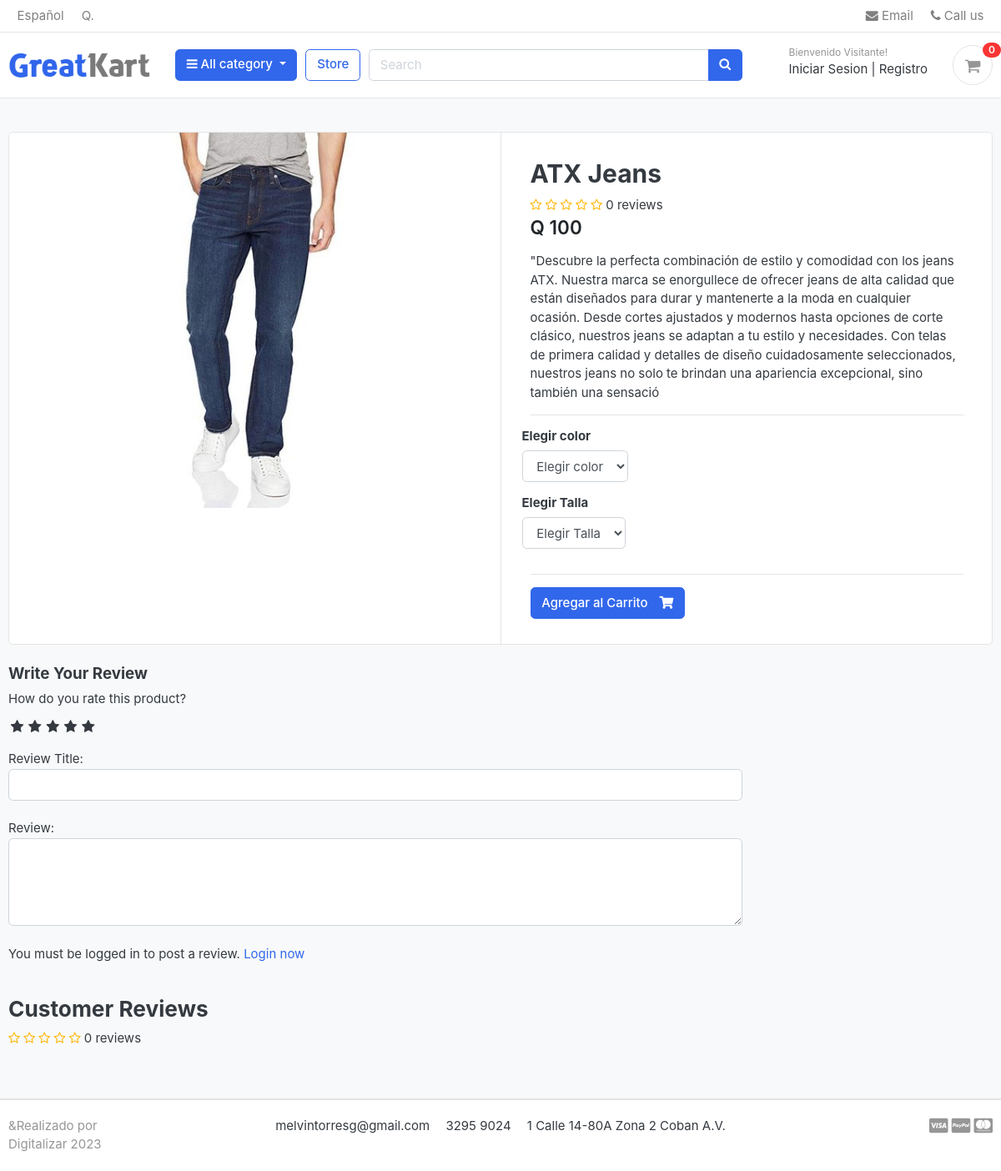
/store/category/jeans/atx-jeans, run on an earlier commit of the app's database.
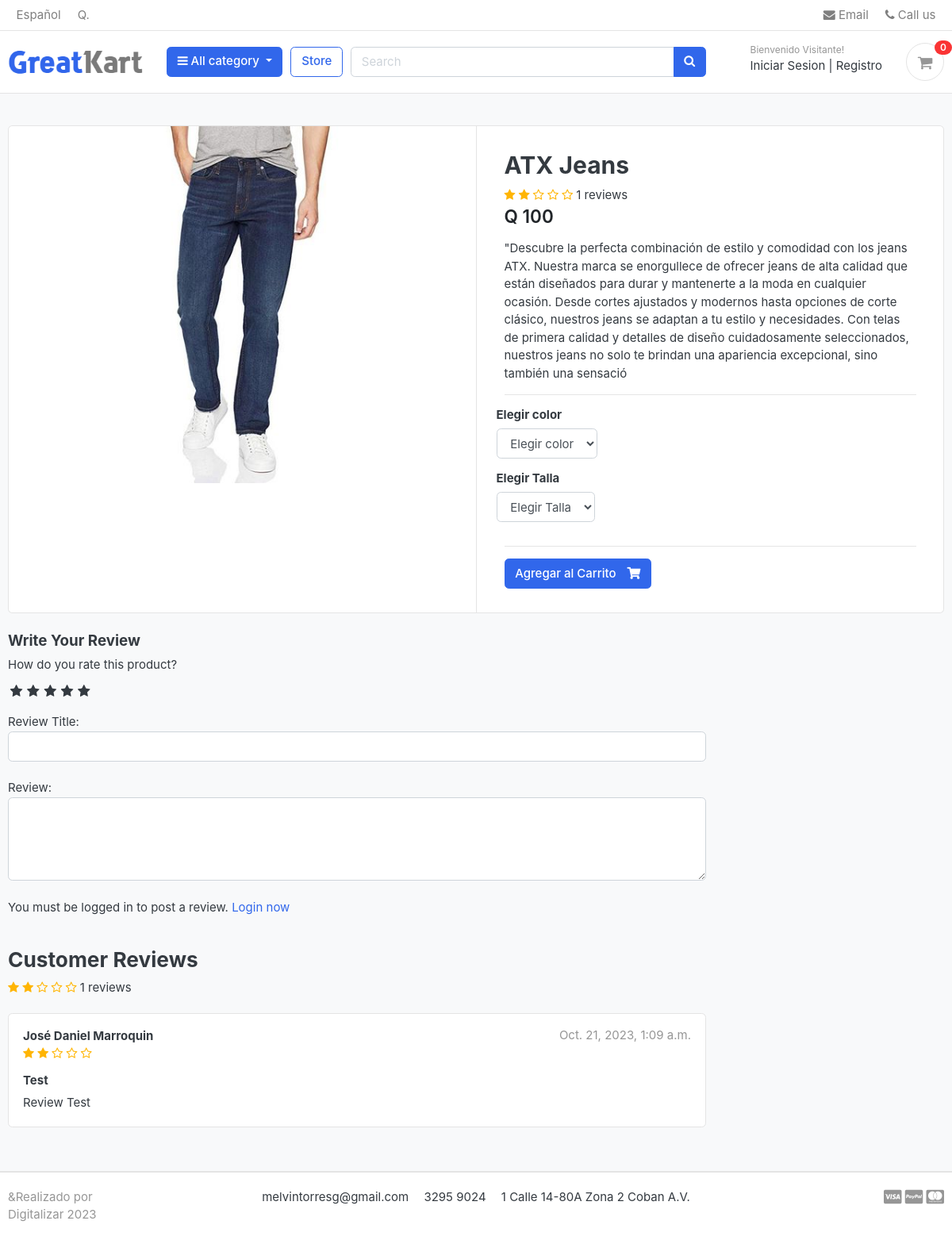
And on a later commit of the database.
### store/models.py (models this page shows, shortened)
class Product(models.Model):
        product_name    = models.CharField(max_length=200, unique=True)
        slug            = models.SlugField(max_length=200, unique=True)
        description     = models.TextField(max_length=500, blank=True)
        price           = models.IntegerField()
        images          = models.ImageField(upload_to='photos/products')
        stock           = models.IntegerField()
        is_available    = models.BooleanField(default=True)
        category        = models.ForeignKey(Category, on_delete= models.CASCADE)
        created_date    = models.DateTimeField(auto_now_add=True)
        modified_date   = models.DateTimeField(auto_now=True)
        def averageReview(self):
                reviews = ReviewRating.objects.filter(product=self, status=True).aggregate(average=Avg('rating'))
                avg = 0
                if reviews['average'] is not None:
                    avg = float(reviews['average'])
                return avg
        def countReview(self):
                reviews = ReviewRating.objects.filter(product=self, status=True).aggregate(count=Count('id'))
                count = 0
                if reviews['count'] is not None:
                    count = int(reviews['count'])
                return count

class ReviewRating(models.Model):
    product = models.ForeignKey(Product, on_delete=models.CASCADE)
    user = models.ForeignKey(Account, on_delete=models.CASCADE)
    subject = models.CharField(max_length=100, blank=True)
    review = models.TextField(max_length=500, blank=True)
    rating = models.FloatField()
    ip = models.CharField(max_length=20, blank=True)
    status = models.BooleanField(default=True)
    created_at = models.DateTimeField(auto_now_add=True)
    updated_at = models.DateTimeField(auto_now=True)

### accounts/models.py (models this page shows, shortened)
class Account(AbstractBaseUser):
    first_name      = models.CharField(max_length=50)
    last_name       = models.CharField(max_length=50)
    username        = models.CharField(max_length=50, unique=True)
    email           = models.EmailField(max_length=100, unique=True)
    phone_number    = models.CharField(max_length=50)
    date_joined     = models.DateTimeField(auto_now_add=True)
    last_login      = models.DateTimeField(auto_now_add=True)
    is_admin        = models.BooleanField(default=False)
    is_staff        = models.BooleanField(default=False)
    is_active        = models.BooleanField(default=False)
    is_superadmin        = models.BooleanField(default=False)
    USERNAME_FIELD = 'email'
    REQUIRED_FIELDS = ['username', 'first_name', 'last_name']
    objects = MyAccountManager()
    def full_name(self):
        return f'{self.first_name} {self.last_name}'

### store/views.py (the view)
# urls.py: path('category/<slug:category_slug>/<slug:product_slug>', views.product_details, name='product_details'),
def product_details(request, category_slug, product_slug):
    try:
        single_product = Product.objects.get(category__slug=category_slug, slug = product_slug)
        in_cart = CartItem.objects.filter(cart__cart_id=_cart_id(request), product=single_product).exists()
    except Exception as e:
        raise e
    if request.user.is_authenticated:
        try:
            orderproduct = OrderProduct.objects.filter(user=request.user, product_id=single_product.id).exists()
        except OrderProduct.DoesNotExist:
            orderproduct = None
    else:
            orderproduct = None
    reviews = ReviewRating.objects.filter(product_id=single_product.id, status=True)
    context = {
        'single_product': single_product,
        'in_cart'       : in_cart,
        'orderproduct': orderproduct,
        'reviews': reviews,
    }
    return render(request, 'store/product_details.html', context)

### carts/context_processors.py (called while the page is built)
def counter(request):
    cart_count = 0
    if 'admin' in request.path:
        return {}
    else:
        try:
            cart = Cart.objects.filter(cart_id=_cart_id(request))
            if request.user.is_authenticated:
                cart_items = CartItem.objects.all().filter(user=request.user)
            else:
                cart_items = CartItem.objects.all().filter(cart=cart[:1])
            for cart_item in cart_items:
                cart_count += cart_item.quantity
        except Cart.DoesNotExist:
            cart_count = 0
    return dict(cart_count=cart_count)

### carts/views.py (called while the page is built)
def _cart_id(request):
    cart = request.session.session_key
    if not cart:
        cart = request.session.create()
    return cart

### category/context_processors.py (called while the page is built)
def menu_links(request):
        links = Category.objects.all()
        return dict(links=links)

### category/models.py (called while the page is built)
    def get_url(self):
        return reverse('products_by_category', args = [self.slug])

### store/models.py (called while the page is built)
        def colors(self):
                return super(VariationManager, self).filter(variation_category='color', is_active=True)

        def sizes(self):
                return super(VariationManager, self).filter(variation_category='size', is_active=True)

### templates/store/product_details.html (shortened to what the changed rows need)
{%extends 'base.html' %}
{% load static %}
{% block content %}
<section class="section-content padding-y bg">
        <div class="container">
        <div class="card">
                <div class="row no-gutters">
                        <aside class="col-md-6">
        <article class="gallery-wrap">
                <div class="img-big-wrap">
                   <a href="#"><img src="{{single_product.images.url}}"></a>
                </div>
        </article>
                        </aside>
                        <main class="col-md-6 border-left">
                <form action="{% url 'add_cart' single_product.id %}" method="POST">
                        <article class="content-body">
                        <h2 class="title">{{ single_product.product_name }}</h2>
                        <div class="rating-star">
                                <span>
                                        <i class="fa fa-star{% if single_product.averageReview < 0.5 %}-o{% elif single_product.averageReview >= 0.5 and single_product.averageReview < 1 %}-half-o {% endif %}" aria-hidden="true"></i>
                                        <i class="fa fa-star{% if single_product.averageReview < 1.5 %}-o{% elif single_product.averageReview >= 1.5 and single_product.averageReview < 2 %}-half-o {% endif %}" aria-hidden="true"></i>
                                        <i class="fa fa-star{% if single_product.averageReview < 2.5 %}-o{% elif single_product.averageReview >= 2.5 and single_product.averageReview < 3 %}-half-o {% endif %}" aria-hidden="true"></i>
                                        <i class="fa fa-star{% if single_product.averageReview < 3.5 %}-o{% elif single_product.averageReview >= 3.5 and single_product.averageReview < 4 %}-half-o {% endif %}" aria-hidden="true"></i>
                                        <i class="fa fa-star{% if single_product.averageReview < 4.5 %}-o{% elif single_product.averageReview >= 4.5 and single_product.averageReview < 5 %}-half-o {% endif %}" aria-hidden="true"></i>
                                        <span>{{single_product.countReview}} reviews</span>
                                </span>
                        </div>
                        <div class="mb-3">
                                <var class="price h4">Q {{single_product.price}}</var>
                        </div>
                        <p>{{single_product.description}}</p>
                        <hr>
                                <div class="row">
                                        <div class="item-option-select">
                                        </div>
                                </div>
                                <div class="row">
                                        <div class="item-option-select">
                                        </div>
                                </div>
                                <hr>
                                {% if single_product.stock <= 0 %}
                                        <h5 class="text-danger">Agotado</h5>
                                {% else %}
                                <button type="submit" class="btn  btn-primary"> <span class="text">Agregar al Carrito</span> <i class="fas fa-shopping-cart"></i>  </button>
                                {% endif %}
                                </article>
                </form>
                        </main>
                </div>
        </div>
        <br>
        <div class="row">
                                <div class="col-md-9">
                <br>
                <header class="section-heading">
                        <div class="rating-star">
                                <span>
                                        <i class="fa fa-star{% if single_product.averageReview < 0.5 %}-o{% elif single_product.averageReview >= 0.5 and single_product.averageReview < 1 %}-half-o {% endif %}" aria-hidden="true"></i>
                                        <i class="fa fa-star{% if single_product.averageReview < 1.5 %}-o{% elif single_product.averageReview >= 1.5 and single_product.averageReview < 2 %}-half-o {% endif %}" aria-hidden="true"></i>
                                        <i class="fa fa-star{% if single_product.averageReview < 2.5 %}-o{% elif single_product.averageReview >= 2.5 and single_product.averageReview < 3 %}-half-o {% endif %}" aria-hidden="true"></i>
                                        <i class="fa fa-star{% if single_product.averageReview < 3.5 %}-o{% elif single_product.averageReview >= 3.5 and single_product.averageReview < 4 %}-half-o {% endif %}" aria-hidden="true"></i>
                                        <i class="fa fa-star{% if single_product.averageReview < 4.5 %}-o{% elif single_product.averageReview >= 4.5 and single_product.averageReview < 5 %}-half-o {% endif %}" aria-hidden="true"></i>
                                        <span>{{single_product.countReview}} reviews</span>
                                </span>
                        </div>
                </header>
                {% for review in reviews %}
                <article class="box mb-3">
                        <div class="icontext w-100">
                                <div class="text">
                                        <span class="date text-muted float-md-right">{{review.updated_at}} </span>
                                        <h6 class="mb-1">{{review.user.full_name}} </h6>
                                        <div class="rating-star">
                                                <span>
                                                        <i class="fa fa-star{% if review.rating == 0.5 %}-half-o{% elif review.rating < 1 %}-o {% endif %}" aria-hidden="true"></i>
                                                        <i class="fa fa-star{% if review.rating == 1.5 %}-half-o{% elif review.rating < 2 %}-o {% endif %}" aria-hidden="true"></i>
                                                        <i class="fa fa-star{% if review.rating == 2.5 %}-half-o{% elif review.rating < 3 %}-o {% endif %}" aria-hidden="true"></i>
                                                        <i class="fa fa-star{% if review.rating == 3.5 %}-half-o{% elif review.rating < 4 %}-o {% endif %}" aria-hidden="true"></i>
                                                        <i class="fa fa-star{% if review.rating == 4.5 %}-half-o{% elif review.rating < 5 %}-o {% endif %}" aria-hidden="true"></i>
                                                </span>
                                        </div>
                                </div>
                        </div>
                        <div class="mt-3">
                                <h6>{{review.subject}}</h6>
                                <p>
                                        {{review.review}}
                                </p>
                        </div>
                </article>
                {% endfor %}
                </div>
        </div>
        </div>
        </section>
{% endblock %}

What changed in the data, as far as the page shows it:
changed Product "ATX Jeans": countReview "0" → "1"
added ReviewRating: updated_at "Oct. 21, 2023, 1:09 a.m.", user.full_name "José Daniel Marroquin", rating 2 (drawn), subject "Test", review "Review Test"
